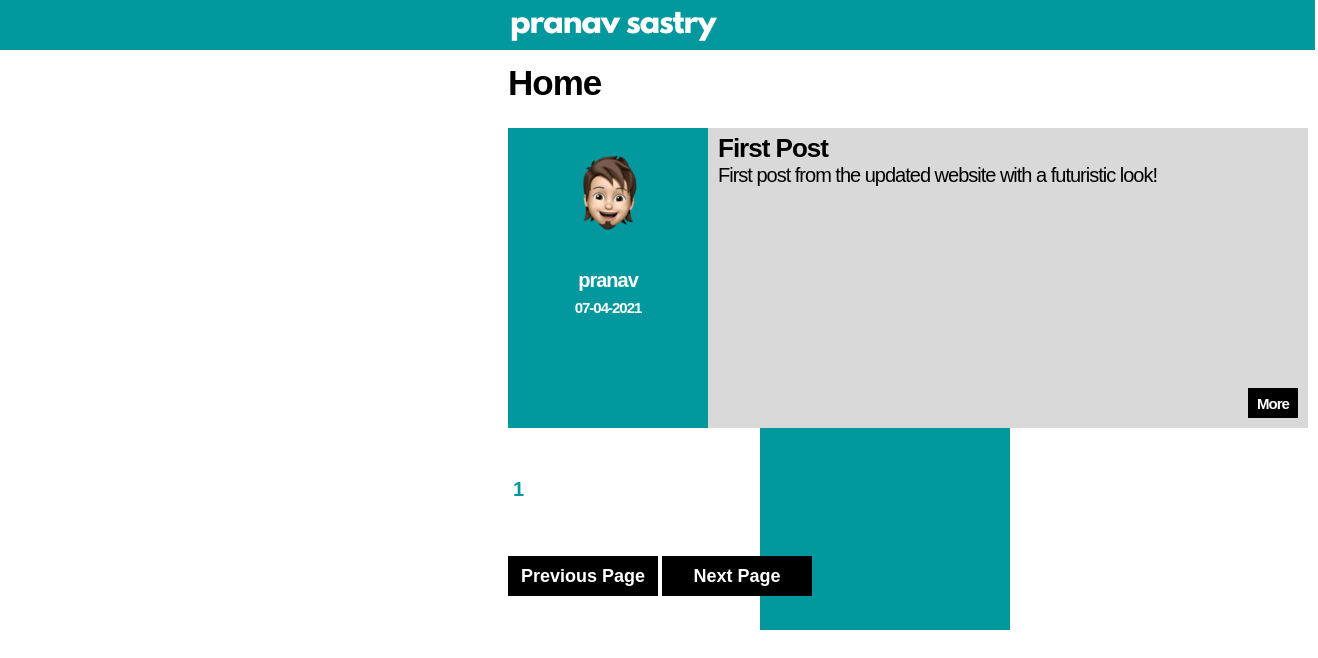
Page /home on the earlier database version.
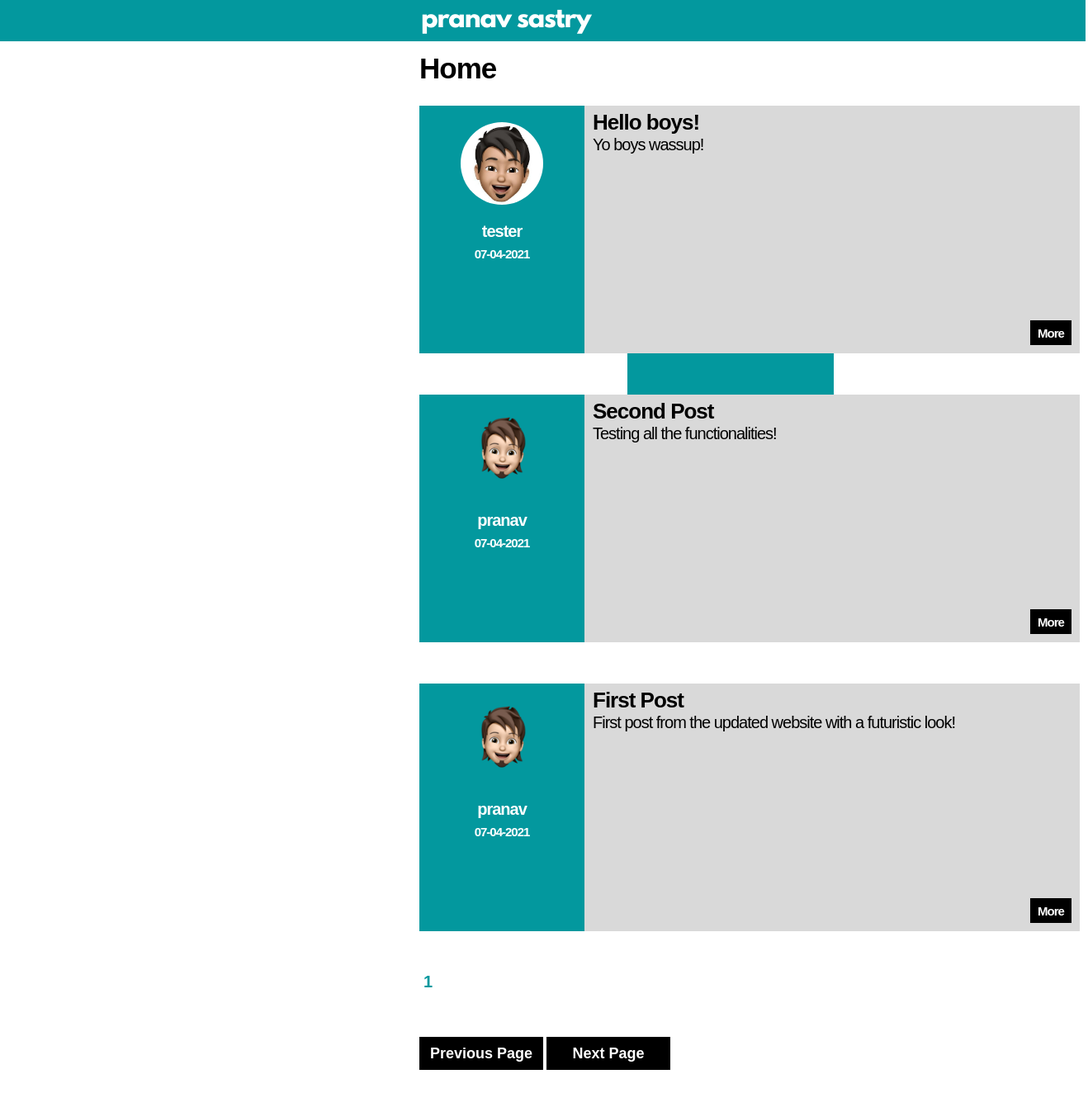
Same page on the later database version.
### flaskblog/models.py (models this page shows, shortened)
class Post(db.Model):
    id = db.Column(db.Integer,primary_key=True)
    date = db.Column(db.DateTime,nullable=False,default=dt.datetime.utcnow)
    title = db.Column(db.String(100),nullable=False)
    content = db.Column(db.Text,nullable=False)
    user_id = db.Column(db.Integer,db.ForeignKey('user.id'),nullable=False)

class User(db.Model,UserMixin):
    id = db.Column(db.Integer,primary_key=True)
    username = db.Column(db.String(20),unique=True,nullable=False)
    email = db.Column(db.String(120),unique=True,nullable=False)
    image_file = db.Column(db.String(20),nullable=False,default='default.png')
    password = db.Column(db.String(60),nullable=False)
    posts = db.relationship('Post',backref='author',lazy=True)

### flaskblog/main/routes.py (the view)
@main.route("/")
@main.route("/home")
def home():
    page = request.args.get('page',1)
    posts = Post.query.order_by(Post.date.desc()).paginate(per_page=5)
    return render_template('home.html',posts=posts)

### flaskblog/templates/home.html (shortened to what this page needs)
{% extends "layout.html" %}
{% block content %}
  <h1 style="margin-left:500px;">Home</h1>
  {% for post in posts.items %}
    <div class="post_card">
      <div class="post_card_left">
        <img class="user_img" style="margin-left:50px;margin-top:20px;" src="{{ url_for('static',filename='profile_pics/{}'.format(post.author.image_file)) }}">
        <h2 style="margin-left:0px;text-align:center;color:white;"><a style="text-decoration:none;color:white;" href="{{ url_for('users.profile',username=post.author.username) }}">{{ post.author.username }}</a></h2>
        <h2 style="margin-top:-10px;margin-left:0px;text-align:center;font-family:'Spartan-MB',sans-serif;font-size:15px;font-weight:600;color:white;">{{ post.date.strftime('%d-%m-%Y') }}</h2>
      </div>
      <button class="button more_button" style="margin-left:740px;margin-top:260px;"><a href="{{ url_for('posts.post_page',username=post.author.username,id=post.id) }}" style="text-decoration:none;color:inherit;"><h2 style="font-size:15px;margin:auto;">More</h2></a></button>
      <div style="margin-top:-285px;margin-left:200px;">
        <h1 style="margin-top:0px;margin-bottom:25px;font-size:26px;"><a style="text-decoration:none;color:inherit;" href="{{ url_for('posts.post_page',username=post.author.username,id=post.id) }}">{{ post.title }}</a></h1>
        {% if post.content|length >=310 %}
          <pre style="white-space:pre-wrap;"><h3 style="margin-top:-25px;font-family:'Spartan-MB',sans-serif;font-weight:normal;">{{ post.content[0:310] }}</h3><pre>
          <h2 style="margin-top:-20px;font-family:'Spartan-MB',sans-serif;font-weight:800;">Continued...</h2>
        {% else %}
          <pre style="white-space:pre-wrap;"><h3 style="margin-top:-25px;font-family:'Spartan-MB',sans-serif;font-weight:normal;">{{ post.content }}</h3><pre>
        {% endif %}
      </div>
    </div>
  {% endfor %}
  <div style="height:50px;"></div>
  <div style="margin-left:500px;">
    {% for page_num in posts.iter_pages(left_edge=1,right_edge=1,left_current=1,right_current=2) %}
      {% if page_num %}
        {% if page_num == posts.page%}
          <a class="paginate_selected" style="text-decoration:none;" href="{{ url_for('main.home',page=page_num )}}">{{ page_num }}</a>
        {% else %}
          <a class="paginate" style="text-decoration:none;" href="{{ url_for('main.home',page=page_num )}}">{{ page_num }}</a>
        {% endif %}
      {% else %}
        ...
      {% endif %}
    {% endfor %}
  </div>
  <div style="height:20px;"></div>
  <div>
    <button class="button submit_button" style="width:150px;margin-left:500px;"><a style="text-decoration:none;color:inherit;" href="{{ url_for('main.home',page=posts.prev_num) }}">Previous Page</a></button>
    <button class="button submit_button" style="width:150px;margin-left:0px;"><a style="text-decoration:none;color:inherit;" href="{{ url_for('main.home',page=posts.next_num) }}">Next Page</a></button>
  </div>
{% endblock content %}

### flaskblog/templates/layout.html (shortened to what this page needs)
<!DOCTYPE html>
<html>
<head>
  <link rel="stylesheet" type="text/css" href="{{ url_for('static',filename='css/layout.css') }}">
</head>
<body>
  <div class="top_bar">
    <h1 style="font-family:'League-Spartan',sans-serif;margin-left:510px;font-size:30px;margin-top:5px;margin-right:auto;"><a href="{{ url_for('main.home') }}" style="text-decoration:none;color:white;">pranav sastry</a></h1>
  </div>
  <div class="right_bar" style="text-align:center;">
    <div style="height:10px;"></div>
    <h1 style="font-family:'League-Spartan',sans-serif;font-size:25px;margin-top:10px;margin-left:0px;"><a href="{{ url_for('main.home') }}" style="text-decoration:none;color:white;">Home</a></h1>
    <h1 style="font-family:'League-Spartan',sans-serif;font-size:25px;margin-top:10px;margin-left:0px;"><a href="{{ url_for('main.about') }}" style="text-decoration:none;color:white;">About</a></h1>
    {% if current_user.is_authenticated %}
      <h1 style="font-family:'League-Spartan',sans-serif;font-size:25px;margin-top:10px;margin-left:0px;"><a href="{{ url_for('posts.new_post',username=current_user.username) }}" style="text-decoration:none;color:white;">New Post</a></h1>
      <h1 style="font-family:'League-Spartan',sans-serif;font-size:25px;margin-top:10px;margin-left:0px;"><a href="{{ url_for('users.profile',username=current_user.username) }}" style="text-decoration:none;color:white;">Profile</a></h1>
      <h1 style="font-family:'League-Spartan',sans-serif;font-size:25px;margin-top:10px;margin-left:0px;"><a href="{{ url_for('users.account') }}" style="text-decoration:none;color:white;">Account</a></h1>
      <h1 style="font-family:'League-Spartan',sans-serif;font-size:25px;margin-top:10px;margin-left:0px;"><a href="{{ url_for('users.logout') }}" style="text-decoration:none;color:white;">Logout</a></h1>
    {% else %}
    <h1 style="font-family:'League-Spartan',sans-serif;font-size:25px;margin-top:10px;margin-left:0px;"><a href="{{ url_for('users.login') }}" style="text-decoration:none;color:white;">Login</a></h1>
    <h1 style="font-family:'League-Spartan',sans-serif;font-size:25px;margin-top:10px;margin-left:0px;"><a href="{{ url_for('users.register') }}" style="text-decoration:none;color:white;">Register</a></h1>
    {% endif %}
  </div>
  <div>
    {% block content %}{% endblock %}
  </div>
</body>
</html>

### flaskblog/static/css/layout.css (style rules this page uses)
.top_bar { height:50px; width:101%; background-color: #03989e; margin-top: -8px; margin-left: -8px; margin-right: auto; margin-bottom: auto; border: none; }
.right_bar { height:500px; width:250px; background-color: #03989e; margin-top: 80px; margin-bottom:auto; margin-right: 300px; margin-left:auto; }
.post_card { height:300px; width:800px; background-color: #d9d9d9; margin-top: 50px; margin-bottom: auto; margin-right: auto; margin-left: 500px; position:relative; }
.post_card_left { height:300px; width:200px; background-color: #03989e; margin-left: 0px; margin-top:0px; margin-right: auto; position:relative; }
.more_button { background-color: black; height: 30px; width: 50px; color:white; text-decoration: none; border:none; }
.submit_button { height:40px; width:100px; background-color: black; color:white; border:none; font-family: 'Code-Pro', sans-serif; font-weight: 800; font-size: 18px; margin-top: 35px; margin-left: 380px; }
.user_img { height:100px; width:100px; border-radius:50%; margin-left:200px; margin-top:20px; }
.paginate_selected { font-family: 'Spartan-MB',sans-serif; font-weight: 700; font-size: 20px; height:15px; width:15px; margin-top: 10px; margin-left:5px; margin-right:5px; border:none; color:#03989e; }
h1 { font-family: 'Code-Pro', sans-serif; font-weight: 800; font-size: 35px; margin-left: 10px; letter-spacing:-1px; }
h2 { font-family: 'Code-Pro', sans-serif; font-weight: 800; font-size: 20px; margin-left: 10px; letter-spacing:-1px; }
h3 { font-family: 'Code-Pro', sans-serif; font-weight: 600; font-size: 20px; margin-left: 10px; letter-spacing:-1px; }

Differences in the rows shown:
added Post: image_file (placeholder picture), author.username "tester", date "07-04-2021", title "Hello boys!", content "Yo boys wassup!"
added Post: image_file (picture), author.username "pranav", date "07-04-2021", title "Second Post", content "Testing all the functionalities!"
